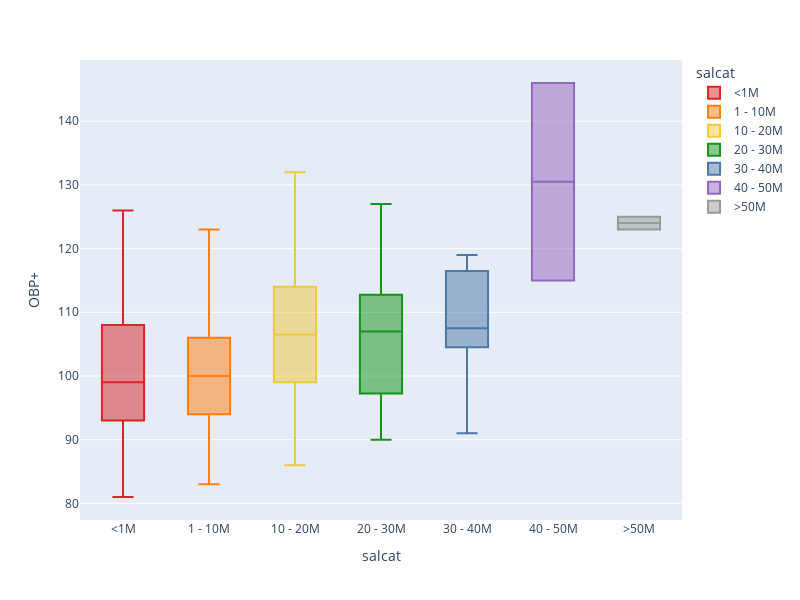

The notebook cell this image was saved under:
### Code cell
desired_order = ['<1M', '1 - 10M', '10 - 20M', '20 - 30M', '30 - 40M', '40 - 50M', '>50M']
fig = px.box(df,
             x = 'salcat',
             y = 'OBP+',
             color = 'salcat',
             category_orders={'salcat': desired_order},
             color_discrete_sequence = (['#D62728', '#FF7F0E', '#EECA3B', '#109618', '#4C78A8', '#9467BD', '#999999']))

fig.update_layout(width = 800,
                  height = 600)

fig.show()

### Figure 1 — Plotly figure (JSON) as saved in the notebook; plotly's stock layout.template omitted (floating-point values rounded to 4 significant figures)
{"data": [{"alignmentgroup": "True", "hovertemplate": "salcat=%{x}<br>OBP+=%{y}<extra></extra>", "legendgroup": "<1M", "marker": {"color": "#D62728"}, "name": "<1M", "notched": false, "offsetgroup": "<1M", "orientation": "v", "showlegend": true, "type": "box", "x": ["<1M", "<1M", "<1M", "<1M", "<1M", "<1M", "<1M", "<1M", "<1M", "<1M", "<1M", "<1M", "<1M", "<1M", "<1M", "<1M", "<1M", "<1M", "<1M", "<1M", "<1M", "<1M", "<1M", "<1M", "<1M", "<1M", "<1M", "<1M", "<1M", "<1M", "<1M", "<1M", "<1M", "<1M", "<1M", "<1M", "<1M", "<1M", "<1M", "<1M", "<1M", "<1M", "<1M", "<1M", "<1M", "<1M", "<1M", "<1M", "<1M", "<1M", "<1M", "<1M", "<1M", "<1M", "<1M", "<1M", "<1M", "<1M", "<1M", "<1M", "<1M", "<1M", "<1M", "<1M", "<1M", "<1M", "<1M", "<1M", "<1M", "<1M", "<1M", "<1M", "<1M", "<1M", "<1M", "<1M", "<1M", "<1M", "<1M", "<1M", "<1M", "<1M", "<1M", "<1M", "<1M", "<1M", "<1M", "<1M", "<1M", "<1M", "<1M", "<1M", "<1M", "<1M", "<1M", "<1M", "<1M", "<1M", "<1M", "<1M", "<1M", "<1M", "<1M", "<1M", "<1M", "<1M", "<1M", "<1M", "<1M"], "x0": " ", "xaxis": "x", "y": [106, 103, 110, 103, 112, 113, 100, 99, 111, 106, 100, 90, 99, 99, 111, 108, 97, 87, 96, 111, 108, 100, 102, 94, 110, 101, 98, 91, 113, 102, 108, 94, 94, 86, 98, 100, 108, 91, 104, 113, 93, 94, 87, 105, 105, 96, 100, 122, 100, 98, 88, 91, 104, 93, 91, 96, 116, 118, 87, 82, 88, 107, 116, 104, 103, 93, 91, 99, 106, 112, 105, 126, 90, 101, 90, 90, 111, 94, 95, 106, 93, 88, 99, 109, 119, 90, 93, 86, 98, 108, 93, 95, 86, 100, 109, 96, 94, 90, 110, 81, 94, 92, 93, 82, 114, 88, 111, 92, 126], "y0": " ", "yaxis": "y"}, {"alignmentgroup": "True", "hovertemplate": "salcat=%{x}<br>OBP+=%{y}<extra></extra>", "legendgroup": "1 - 10M", "marker": {"color": "#FF7F0E"}, "name": "1 - 10M", "notched": false, "offsetgroup": "1 - 10M", "orientation": "v", "showlegend": true, "type": "box", "x": ["1 - 10M", "1 - 10M", "1 - 10M", "1 - 10M", "1 - 10M", "1 - 10M", "1 - 10M", "1 - 10M", "1 - 10M", "1 - 10M", "1 - 10M", "1 - 10M", "1 - 10M", "1 - 10M", "1 - 10M", "1 - 10M", "1 - 10M", "1 - 10M", "1 - 10M", "1 - 10M", "1 - 10M", "1 - 10M", "1 - 10M", "1 - 10M", "1 - 10M", "1 - 10M", "1 - 10M", "1 - 10M", "1 - 10M", "1 - 10M", "1 - 10M", "1 - 10M", "1 - 10M", "1 - 10M", "1 - 10M", "1 - 10M", "1 - 10M", "1 - 10M", "1 - 10M", "1 - 10M", "1 - 10M", "1 - 10M", "1 - 10M", "1 - 10M", "1 - 10M", "1 - 10M", "1 - 10M", "1 - 10M", "1 - 10M", "1 - 10M", "1 - 10M", "1 - 10M", "1 - 10M", "1 - 10M", "1 - 10M", "1 - 10M", "1 - 10M", "1 - 10M", "1 - 10M", "1 - 10M", "1 - 10M", "1 - 10M", "1 - 10M", "1 - 10M", "1 - 10M", "1 - 10M", "1 - 10M", "1 - 10M", "1 - 10M", "1 - 10M", "1 - 10M", "1 - 10M"], "x0": " ", "xaxis": "x", "y": [123, 106, 106, 96, 101, 112, 85, 98, 100, 94, 102, 111, 94, 91, 103, 103, 103, 105, 98, 105, 86, 100, 116, 92, 102, 104, 111, 106, 111, 104, 110, 110, 95, 96, 102, 106, 114, 97, 96, 101, 94, 100, 104, 97, 112, 87, 95, 108, 105, 99, 96, 90, 93, 103, 114, 113, 98, 91, 94, 100, 88, 112, 102, 112, 92, 93, 83, 100, 90, 88, 86, 88], "y0": " ", "yaxis": "y"}, {"alignmentgroup": "True", "hovertemplate": "salcat=%{x}<br>OBP+=%{y}<extra></extra>", "legendgroup": "10 - 20M", "marker": {"color": "#EECA3B"}, "name": "10 - 20M", "notched": false, "offsetgroup": "10 - 20M", "orientation": "v", "showlegend": true, "type": "box", "x": ["10 - 20M", "10 - 20M", "10 - 20M", "10 - 20M", "10 - 20M", "10 - 20M", "10 - 20M", "10 - 20M", "10 - 20M", "10 - 20M", "10 - 20M", "10 - 20M", "10 - 20M", "10 - 20M", "10 - 20M", "10 - 20M", "10 - 20M", "10 - 20M", "10 - 20M", "10 - 20M", "10 - 20M", "10 - 20M", "10 - 20M", "10 - 20M", "10 - 20M", "10 - 20M", "10 - 20M", "10 - 20M", "10 - 20M", "10 - 20M", "10 - 20M", "10 - 20M", "10 - 20M", "10 - 20M", "10 - 20M", "10 - 20M", "10 - 20M", "10 - 20M"], "x0": " ", "xaxis": "x", "y": [115, 107, 115, 107, 103, 112, 100, 103, 109, 108, 114, 114, 103, 112, 119, 112, 97, 99, 108, 118, 93, 104, 105, 116, 96, 95, 98, 106, 127, 132, 119, 86, 111, 94, 106, 105, 94, 91], "y0": " ", "yaxis": "y"}, {"alignmentgroup": "True", "hovertemplate": "salcat=%{x}<br>OBP+=%{y}<extra></extra>", "legendgroup": "20 - 30M", "marker": {"color": "#109618"}, "name": "20 - 30M", "notched": false, "offsetgroup": "20 - 30M", "orientation": "v", "showlegend": true, "type": "box", "x": ["20 - 30M", "20 - 30M", "20 - 30M", "20 - 30M", "20 - 30M", "20 - 30M", "20 - 30M", "20 - 30M", "20 - 30M", "20 - 30M", "20 - 30M", "20 - 30M", "20 - 30M", "20 - 30M", "20 - 30M", "20 - 30M", "20 - 30M", "20 - 30M", "20 - 30M", "20 - 30M", "20 - 30M", "20 - 30M", "20 - 30M", "20 - 30M", "20 - 30M", "20 - 30M", "20 - 30M"], "x0": " ", "xaxis": "x", "y": [115, 109, 116, 112, 100, 122, 115, 108, 107, 105, 98, 102, 94, 108, 91, 95, 112, 116, 93, 127, 113, 104, 99, 107, 97, 97, 90], "y0": " ", "yaxis": "y"}, {"alignmentgroup": "True", "hovertemplate": "salcat=%{x}<br>OBP+=%{y}<extra></extra>", "legendgroup": "30 - 40M", "marker": {"color": "#4C78A8"}, "name": "30 - 40M", "notched": false, "offsetgroup": "30 - 40M", "orientation": "v", "showlegend": true, "type": "box", "x": ["30 - 40M", "30 - 40M", "30 - 40M", "30 - 40M", "30 - 40M", "30 - 40M", "30 - 40M", "30 - 40M"], "x0": " ", "xaxis": "x", "y": [109, 118, 106, 103, 106, 115, 119, 91], "y0": " ", "yaxis": "y"}, {"alignmentgroup": "True", "hovertemplate": "salcat=%{x}<br>OBP+=%{y}<extra></extra>", "legendgroup": "40 - 50M", "marker": {"color": "#9467BD"}, "name": "40 - 50M", "notched": false, "offsetgroup": "40 - 50M", "orientation": "v", "showlegend": true, "type": "box", "x": ["40 - 50M", "40 - 50M"], "x0": " ", "xaxis": "x", "y": [146, 115], "y0": " ", "yaxis": "y"}, {"alignmentgroup": "True", "hovertemplate": "salcat=%{x}<br>OBP+=%{y}<extra></extra>", "legendgroup": ">50M", "marker": {"color": "#999999"}, "name": ">50M", "notched": false, "offsetgroup": ">50M", "orientation": "v", "showlegend": true, "type": "box", "x": [">50M", ">50M"], "x0": " ", "xaxis": "x", "y": [123, 125], "y0": " ", "yaxis": "y"}], "layout": {"boxmode": "overlay", "height": 600, "legend": {"title": {"text": "salcat"}, "tracegroupgap": 0}, "margin": {"t": 60}, "width": 800, "xaxis": {"anchor": "y", "categoryarray": ["<1M", "1 - 10M", "10 - 20M", "20 - 30M", "30 - 40M", "40 - 50M", ">50M"], "categoryorder": "array", "domain": [0, 1], "title": {"text": "salcat"}}, "yaxis": {"anchor": "x", "domain": [0, 1], "title": {"text": "OBP+"}}}}
